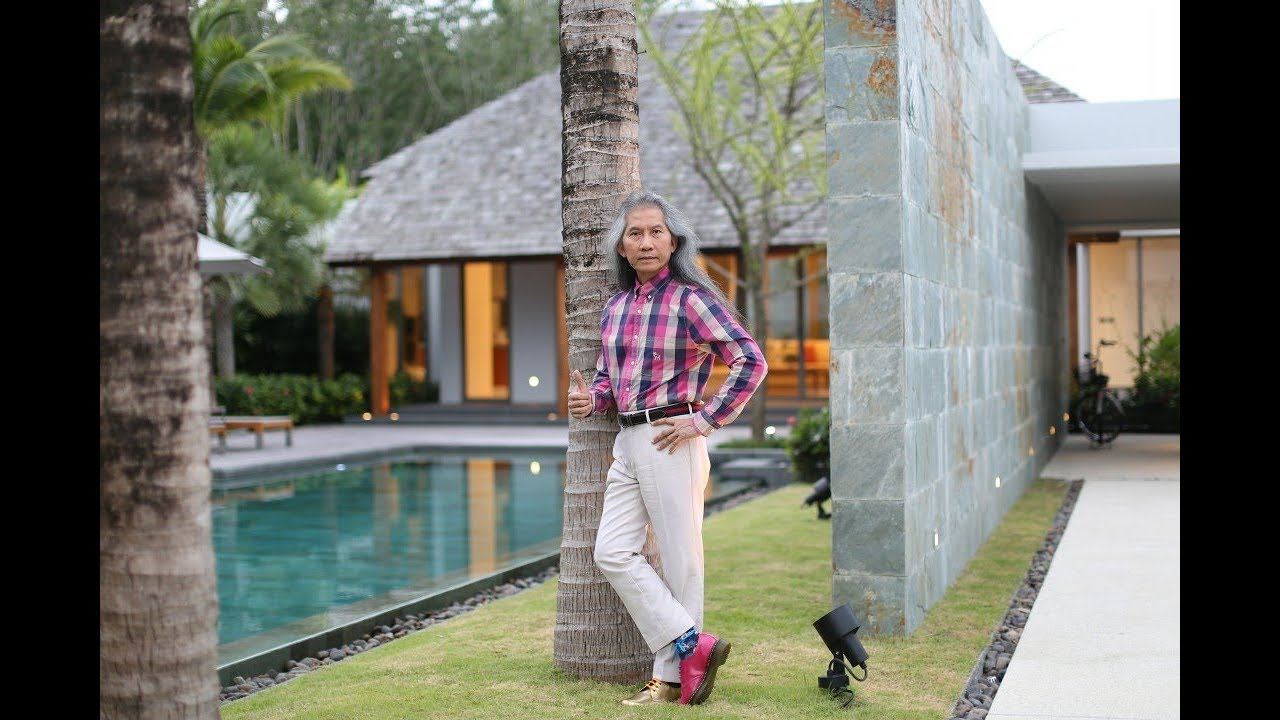
#> input picture 01 - Pixel Stucture and Quality/pic4.jpg, 1280 x 720 px
$ python task1_1.py
#> lines starting #> are read from the running program, lines starting #| are printed output that depends on the picture
import cv2 as cv
import numpy as np
import matplotlib.pyplot as plt

# Task1.1
img = cv.imread("pic4.jpg")
#> img is the input picture: shape (720, 1280, 3); mean B, G, R 108.3, 117.5, 116.7
fig, ax = plt.subplots(ncols=4, nrows=2, figsize=(20, 5))

ax[0, 0].imshow(img)
ax[0, 0].set_title("BGR")

ax[0, 1].imshow(img[:, :, 0], cmap="gray")
ax[0, 1].set_title("B")

ax[0, 2].imshow(img[:, :, 1], cmap="gray")
ax[0, 2].set_title("G")

ax[0, 3].imshow(img[:, :, 2], cmap="gray")
ax[0, 3].set_title("R")

new_img = img[:, :, ::-1]
ax[1, 0].imshow(new_img)
ax[1, 0].set_title("RGB")

ax[1, 1].imshow(new_img[:, :, 0], cmap="gray")
ax[1, 1].set_title("R")

ax[1, 2].imshow(new_img[:, :, 1], cmap ="gray")
ax[1, 2].set_title("G")

ax[1, 3].imshow(new_img[:, :, 2], cmap="gray")
ax[1, 3].set_title("B")

plt.show()
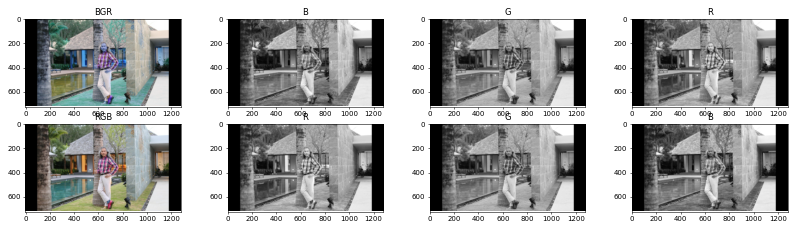
#> figure drawn by matplotlib, 8 panels; B, G, R data is drawn as R, G, B
